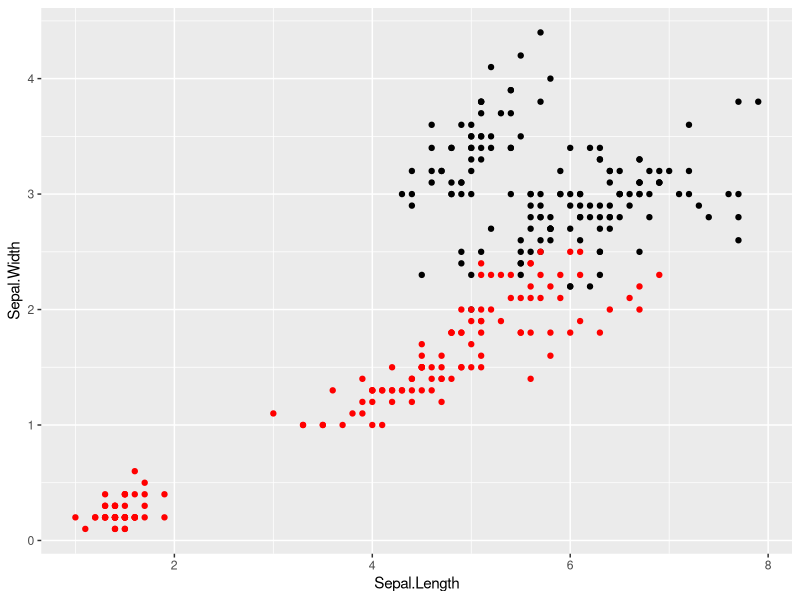
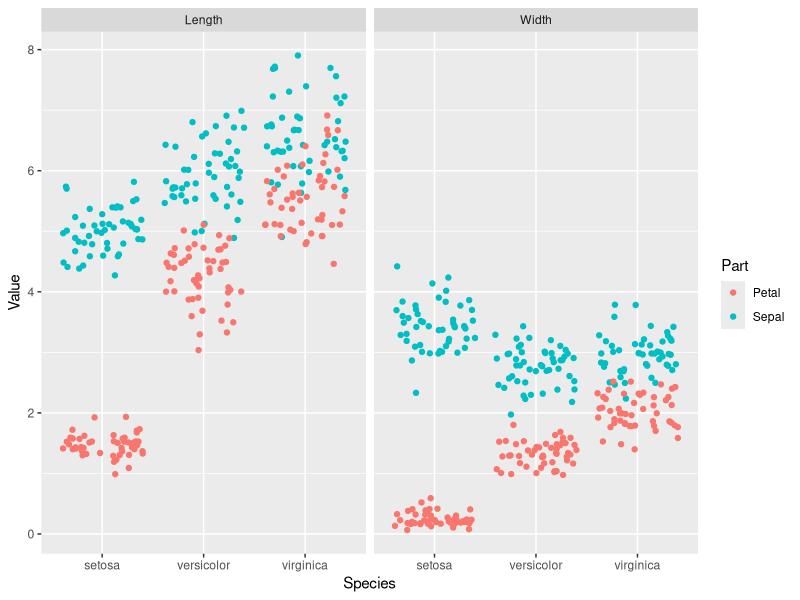
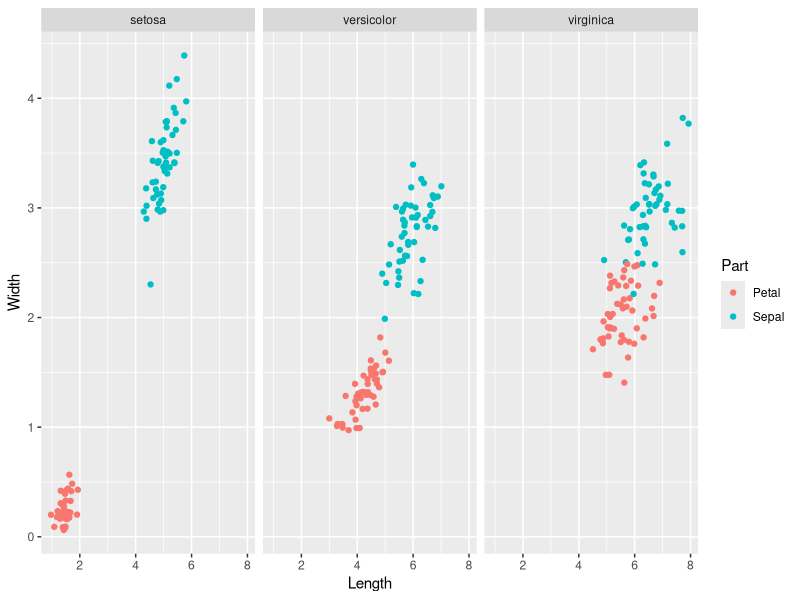

The R script that drew these images, in order:
#================================================================================
# ggplot 2: Chapter 2
#================================================================================
# VIDEO 3: Proper Data Format 
library(ggplot2)

# a) what is possible but completely WRONG
ggplot(iris, aes(Sepal.Length, Sepal.Width))+
  geom_point() +
  geom_point(aes(Petal.Length, Petal.Width), col = "red")

# plotting space is adjugest
# ggplot2 produces an object 

# b) what is RIGHT
#ggplot(iris.wide, aes(x = Length, y = Width, col = Part))+
 # geom_point() 

#================================================================================
# VIDEO 3: Proper Data Format 
library(ggplot2)

# iris.wide2


#================================================================================
# 1) Variables to visuals, part 1b (goes after 1 in tutorial)
# Load the tidyr package
library(tidyr)
iris
# Fill in the ___ to produce to the correct iris.tidy dataset
iris.tidy <- iris %>%
  gather(key, Value, -Species) %>%
  separate(key, c("Part", "Measure"), "\\.")

iris$Flower <- NULL #in case Flower is part of the data set 
#================================================================================
# 2) Variables to visuals, part 1

# Think about which dataset you would use to get the plot shown right
# Fill in the ___ to produce the plot given to the right
ggplot(iris.tidy, aes(x = Species, y = Value, col = Part)) +
  geom_jitter() + #jitter moves it around so you can see the points
  facet_grid(. ~ Measure)

# gather() rearranges the data frame 
# by specifying the columns that are categorical variables with a - notation. 
# Notice that only one variable is categorical in iris.

# separate() splits up the new key column, which contains the former headers, according to "."
# The new column names "Part" and "Measure" are given in a character vector. Don't forget the quotes.

#================================================================================
# 3) Variables to visuals, part 2b (goes after 2 in tutorial)
# Load the tidyr package
library(tidyr)

# Add column with unique ids (don't need to change)
iris$Flower <- 1:nrow(iris)

# Fill in the ___ to produce to the correct iris.wide dataset
iris.wide <- iris %>%
  gather(key, value, -Flower, -Species) %>%
  separate(key, c("Part", "Measure"), "\\.") %>%
  spread(Measure, value)

# The last step is to use spread() to distribute the new Measure column 
# and associated value column onto two columns.

#================================================================================
# 3) Variables to visuals, part 2

# Consider the head of iris, iris.wide and iris.tidy (in that order)
head(iris)
head(iris.wide)
head(iris.tidy)

# Think about which dataset you would use to get the plot shown right
# Fill in the ___ to produce the plot given to the right
ggplot(iris.wide, aes(x = Length, y = Width, col = Part)) +
  geom_jitter() +
  facet_grid(. ~ Species)
